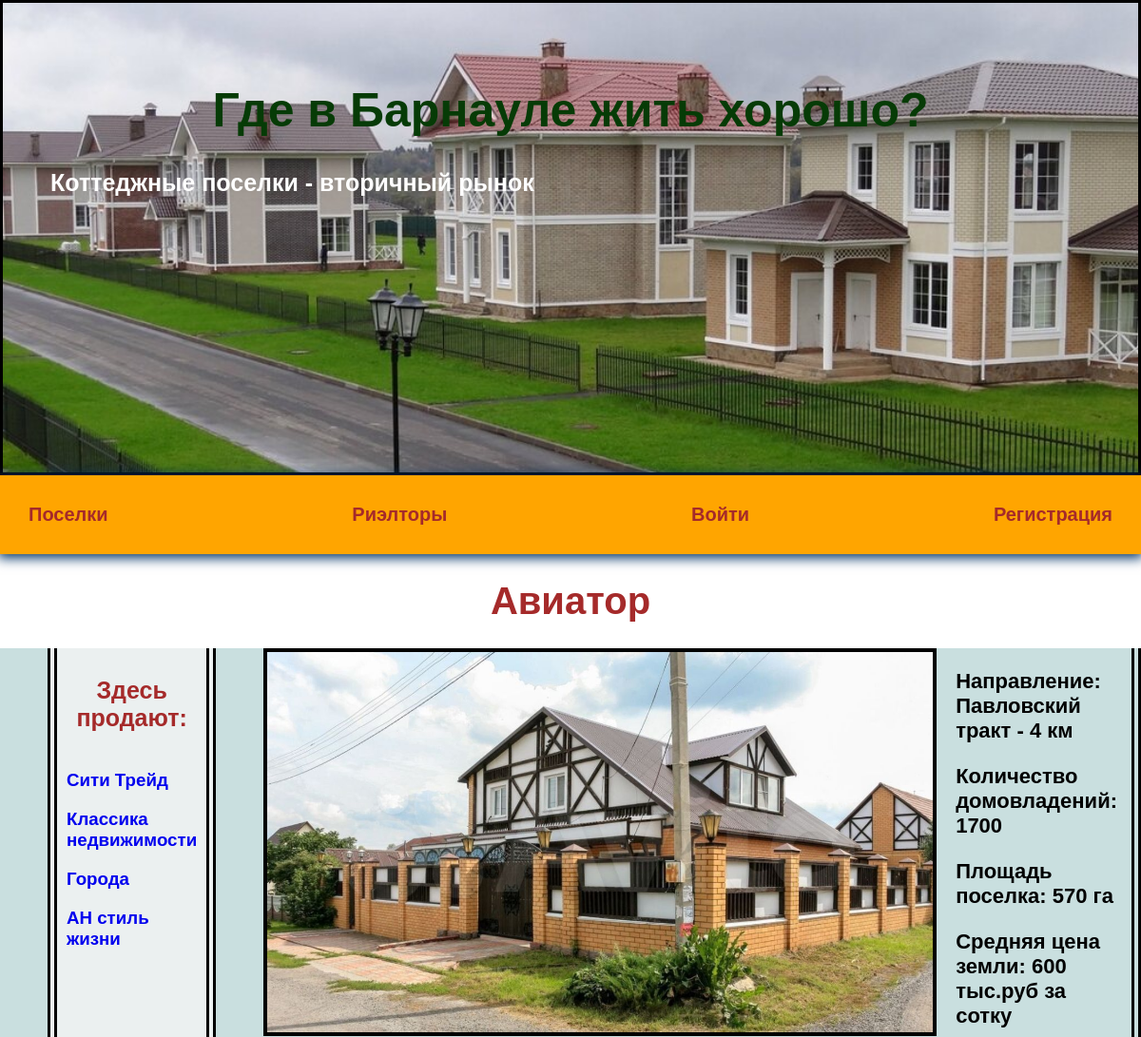
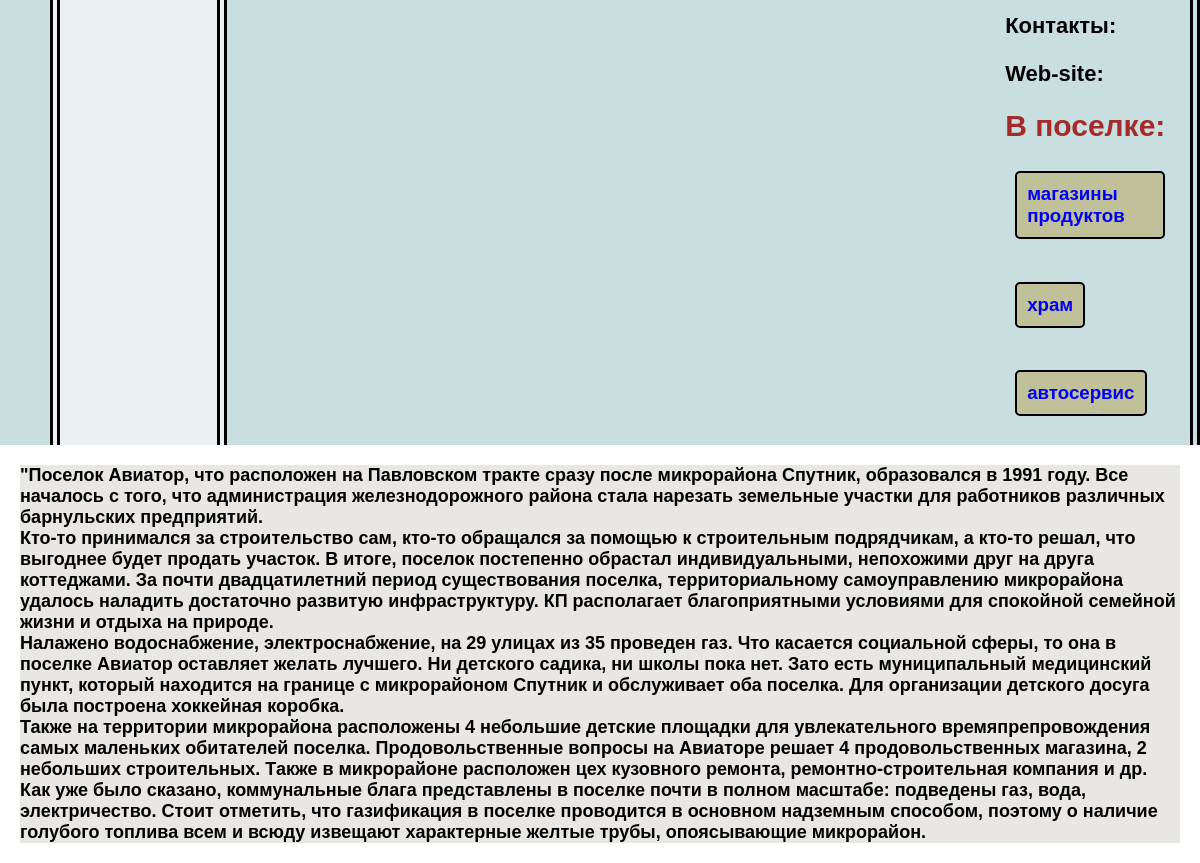
Screenshot of /village/2/ with the database file from the repository (2 pictures, top to bottom).
### villages/models.py (models this page shows, shortened)
class Village(models.Model):
    title = models.CharField(max_length=100)
    description = models.TextField()
    featured_image = models.ImageField(upload_to="villages", blank=True, default="default.jpg")
    direction = models.CharField(max_length=100)
    distance = models.IntegerField(default=0)
    quantity = models.IntegerField(default=0)
    square = models.IntegerField(default=0)
    land_price = models.IntegerField(default=0)
    contacts = models.CharField(max_length=200, blank=True)
    website = models.CharField(max_length=400, blank=True)
    vote_total = models.IntegerField(default=0)
    infrastructures = models.ManyToManyField('Infrastructure', blank=True)
    realtors = models.ManyToManyField(Realtor, blank=True)
    class Meta:
        ordering = ['title']
        verbose_name = 'посёлок'
        verbose_name_plural = "посёлки"

class Infrastructure(models.Model):
    name = models.CharField(max_length=200, blank=True)
    def __str__(self):
        return self.name
    class Meta:
        verbose_name = 'инфраструктуру'
        verbose_name_plural = 'инфраструктура'

### realtors/models.py (models this page shows, shortened)
class Cottage(models.Model):
    rlt = models.ForeignKey(Realtor, on_delete=models.CASCADE)
    village = models.CharField(max_length=100)
    adress = models.CharField(max_length=200)
    land_area = models.IntegerField(default=0)
    house_area = models.IntegerField(default=0)
    floors = models.IntegerField(default=1)
    walls = models.CharField(max_length=100)
    bedrooms = models.IntegerField(default=1)
    web_site = models.CharField(max_length=200, blank=True)
    price = models.IntegerField(default=0)
    def __str__(self):
        return self.adress
    class Meta:
        verbose_name = 'коттедж'
        verbose_name_plural = 'коттеджи'

class Realtor(models.Model):
    title = models.CharField(max_length=100)
    office_adress = models.CharField(max_length=200)
    description = models.TextField(blank=True)
    featured_image = models.ImageField(upload_to="realtors", blank=True, default="default.jpg")
    experience = models.IntegerField(default=0)
    contacts = models.CharField(max_length=200, blank=True)
    website = models.CharField(max_length=400, blank=True)
    whatsapp = models.CharField(max_length=100, blank=True)
    telegram = models.CharField(max_length=100, blank=True)
    class Meta:
        ordering = ['title']
        verbose_name = 'риелтор'
        verbose_name_plural = 'риелторы'

### villages/views.py (the view)
# urls.py: path('village/<str:pk>/', views.village, name="village"),
def village(request, pk):
    village.obj = Village.objects.get(id=pk)
    cottages = Cottage.objects.filter(village=village.obj.title)
    print(cottages)
    return render(request, 'villages/one_village.html', {'village': village.obj, 'cottages': cottages})

### villages/templates/villages/one_village.html
{% extends 'villages/base.html' %}
{% block content %}
<h1>{{ village.title }}</h1>
<div class="cards_one">
    <div class="cards_one_left">
        <h2>Здесь продают:</h2>
            <div class="realt">
                {% for realt in cottages %}
                <a href="{% url 'realtor' realt.rlt.id %}">
                    <h3>{{ realt.rlt.title }}</h3>
                </a>
                {% endfor %}
            </div>
    </div>
    <div class="cards_one_right">
        <div class="left">
            <img class="image_card_one" src="{{ village.featured_image.url }}" alt="image_card">
        </div>
        <div class="right">
            <p>Направление:<br>{{ village.direction }} - {{ village.distance }} км</p>
            <p>Количество домовладений: {{ village.quantity }}</p>
            <p>Площадь поселка: {{ village.square }} га</p>
            <p>Средняя цена земли: {{ village.land_price }} тыс.руб за сотку</p>
            <p>Контакты: {{ village.contacts }}</p>
            <p>Web-site: {{ village.website }}</p>
            <span>В поселке:</span>
                <div class="info">
                    {% for info in village.infrastructures.all %}
                    <a href="{% url 'villages' %}">
                    <h3>{{ info }}</h3>
                    </a>
                    {% endfor %}
                </div>
        </div>
    </div>
</div>
<div class="description">
<p>{{ village.description|linebreaks }}</p>
</div>
{% endblock %}

### realtors/static/css/style.css (style rules this page uses)
body { padding: 0; margin: 0; font-family: Arial, Helvetica, sans-serif; }
h1 { text-align: center; font-size: 40px; color: brown; }
h2 { font-size: 25px; font-weight: bold; color: white; }
a { text-decoration: none; }
.cards_one { padding: 0 50px; display: flex; border-right: 10px double black; background-color: rgb(201, 223, 223); }
.cards_one_left { width: 15%; padding: 10px; border-right: 10px double black; border-left: 10px double black; background-color: rgb(235, 240, 240); }
.cards_one_left h2 { margin-bottom: 40px; text-align: center; color: brown; font-size: 25px; }
.cards_one_right { padding: 0 50px; display: flex; }
.image_card_one { width: 700px; border: 4px solid black; margin-right: 20px; }
.right p { font-size: 22px; font-weight: bold; }
.info { display: flex; flex-wrap: wrap; margin: 10px; gap: 5px 10px; box-sizing: border-box; }
.info h3 { display: block; padding: 10px; border: 2px solid black; border-radius: 5px; background-color: rgb(192, 192, 155) }
.right span { font-size: 30px; font-weight: bold; color: brown; }
.description { display: block; margin: 20px; background-color:rgb(233, 231, 228); font-size: 18px; font-weight: bold; }

### rows the page displays
Village: title "Авиатор", featured_image (picture), direction "Павловский тракт", distance "4", quantity "1700", square "570", land_price "600", description "\"Поселок Авиатор, что расположен на Павловском тракте сразу после микрорайона Спутник, образовался в 1991 году. Все началось с того, что администрация железнодорожного района стала нарезать земельные участки для работников различных барнульских предприятий. Кто-то принимался за строительство сам, кто-то обращался за помощью к строительным подрядчикам, а кто-то решал, что выгоднее будет продать участок. В итоге, поселок постепенно обрастал индивидуальными, непохожими друг на друга коттеджами. За почти двадцатилетний период существования поселка, территориальному самоуправлению микрорайона удалось наладить достаточно развитую инфраструктуру. КП располагает благоприятными условиями для…"
Cottage: rlt "Сити Трейд"
Cottage: rlt "Классика недвижимости"
Cottage: rlt "Города"
Cottage: rlt "АН стиль жизни"
Infrastructure: name "магазины продуктов"
Infrastructure: name "храм"
Infrastructure: name "автосервис"
